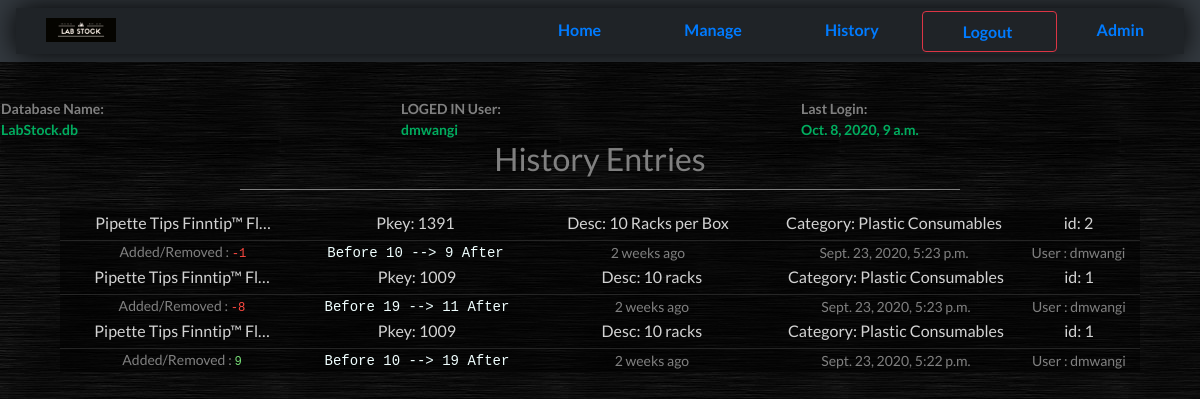
The app's page /history (signed in) with its own data.
### stock/models.py (models this page shows, shortened)
class HistConf(models.Model):
	item = models.ForeignKey(Product, on_delete=models.CASCADE)
	actual= models.PositiveSmallIntegerField()
	transition = models.IntegerField()
	total = models.PositiveSmallIntegerField()
	user = models.CharField(max_length=50)
	time = models.DateTimeField()

class Product(models.Model):
	category = models.ForeignKey(Category, on_delete=models.CASCADE)
	name = models.CharField(max_length=50, unique=True)
	brand = models.CharField(max_length=50)
	Catalog_No = models.CharField(max_length=100, blank=True)
	description = models.TextField(max_length=400)
	pkey = models.PositiveSmallIntegerField(unique=True, blank=True, help_text="Unique Product Key or Catalogue number. Current P.Key is unique")
	quantity = models.PositiveSmallIntegerField(help_text="Initial quantity value. Do no try to create a produt that already exists.")
	price = models.DecimalField(max_digits=8, decimal_places=2, help_text= " ex: $ 127.99 * Just type numbers")

class Category(models.Model):
	name = models.CharField(max_length=50, unique=True)
	description = models.TextField(max_length=400)
	def __str__(self):
		return self.name

### stock/views.py (the view)
# urls.py: path('history', views.history, name='history'),
def history(request):
	context ={'history':HistConf.objects.all()[::-1]}
	return render(request, 'stock_history.html', context)

### templates/stock_history.html (shortened to what this page needs)
{% extends 'base.html' %}
{% load static %}
{% load humanize %}
{% block title %}
	<link rel="stylesheet" href="{% static 'history.css' %}">
{% endblock %}
{% block content %}
<h2 class="title">History Entries</h2>
<div class="histdiv">
		{% for hist in history %}
		<table>
			<tr class="item">
				<td> {{hist.item.name|truncatechars:25}} </td>
				<td style="width: 15%;"> Pkey: {{hist.item.pkey}} </td>
				<td> Desc: {{hist.item.description|truncatechars:18}} </td>
				<td> Category: {{hist.item.category}}</td>
				<td style="width: 10%;"> id: {{hist.item.id}}</td>
			</tr>
			<tr class="his">
				<td>Added/Removed :
				{% if hist.transition > 0 %}
					 <pre style="color: #77DD77; display: inline;">{{hist.transition}}</pre>
				{% else %}
					<pre style="color: #FF4941; display: inline;">{{hist.transition}}</pre>
				{% endif %}
				</td>
				<td><pre style="color: azure; display: inline; font-size: 14px;">Before {{hist.actual}} --> {{hist.total}} After</pre></td>
				<td>{{hist.time|naturaltime}}</td>
				<td>{{hist.time}}</td>
				<td>User : {{hist.user}}</td>
			</tr>
		{% empty %}
		<tr><td>No entries in database</td></tr>
		</table>
		{% endfor %}
</div>
{% endblock %}

### templates/base.html (shortened to what this page needs)
{% load static %}
<!DOCTYPE html>
<html>
<head>
	<link rel="stylesheet" href="{% static 'base.css' %}">
<link rel="stylesheet" href="https://stackpath.bootstrapcdn.com/bootstrap/4.5.2/css/bootstrap.min.css">
	{% block title %}
	{% endblock %}
</head>
	<body style="font-family: 'Lato', sans-serif;">
			<nav class="navbar navbar-dark bg-dark top-bar">
				<ul class='title-area'>
					<li class='home'> <a href="{% url 'index' %}"> Home </a></li>
					<li class='manage'><a href="{% url 'manage' %}"> Manage </a></li>
					<li class='history'><a href="{% url 'history' %}"> History </a></li>
					{% if user.is_authenticated %}
					<li class='btn btn-outline-danger user'><a href="{% url 'logout' %}"> Logout </a></li>
					{% endif %}
					{% if user.is_superuser %}
					<li class='user'><a href="{% url 'admin:index' %}"> Admin </a></li>
					{% endif %}
				</ul>
			</nav>
		<table class='cols'>
			<tr>
				<th> Database Name: <div id="greenfont"> LabStock.db </div></th>
				<th> LOGED IN User: <div id="greenfont"> {{request.user}} </div></th>
				<th> Last Login: <div id="greenfont"> {{request.user.last_login}} </div></th>
			</tr>
		</table>
		{% block content %}
		{% endblock %}
	</body>
</html>

### static/base.css (style rules this page uses)
body { background-image: url("background_texture.jpg"); margin: 0px; font-family: 'Lato', sans-serif; }
.head_table, .cols, .body, .foot, .items, .fname, ul { background-color: rgb(34, 34, 34); width: 95%; padding-left: 10px; margin-left: 30px; border: 1px gray solid; border-radius: 5px; color: gray; font-size: 14px; font-family: 'Lato', sans-serif; padding: 4px 10px; padding-left: 30px; text-align: left; text-decoration: none; }
.top-bar ul { background: url("icon.png") 30px 10px ; background-repeat: no-repeat; background-size: 70px; list-style-type: none; margin: 0; padding: 10px 0px; width: 100%; text-align: right; border: 0px; border-radius: 0px; background-color: rgba(0, 0, 0, 0.4); box-shadow: 0 0 30px 0 black; }
#greenfont { color: #00AD5F; }
.top-bar li, a { display: inline; color: gray; padding: 10px 20px; padding-top: 10px; text-align: center; text-decoration: none; font-size: 16px; font-weight: bold; transition: 0.3s; }
.cols { margin-top: 35px; margin-left: 0px; background-color: rgba(0,0,0, 0.3); box-shadow: 0 20px 20px 0 rgba(0,0,0, 0.3), 0 0 20px 0 rgba(0,0,0, 0.3) ; border:0px; padding-left: 10%; width: 100%; }
.cols th { text-align: left; border-radius: 5px; padding-bottom: 0px; width: 33%; }

### static/history.css (style rules this page uses)
.title { text-align: center; color: gray; width: 60%; border-bottom: 1px solid gray; margin: auto; padding-bottom: 10px; margin-bottom: 20px; }
table { color: gray; text-align: center; margin: auto; padding: 10px 10px; background-color: rgba(0, 0, 0, 0.5); margin: 0px auto; padding: 10px 20px; width: 90%; }
tr.item td { border-bottom: 1px solid rgba(50,50,50,0.7); color: lightgray; font-size: 16px; padding-bottom: 5px; width: 20%; }
tr.his td { padding: 0px 10px; font-size: 14px; }

### records on screen
HistConf: item.name "Pipette Tips Finntip™ Fl…", item.pkey "1391", item.description "10 Racks per Box", item.category "Plastic Consumables", item.id "2", transition "-1", actual "10", total "9", time "2 weeks ago", time "Sept. 23, 2020, 5:23 p.m.", user "dmwangi"
HistConf: item.name "Pipette Tips Finntip™ Fl…", item.pkey "1009", item.description "10 racks", item.category "Plastic Consumables", item.id "1", transition "-8", actual "19", total "11", time "2 weeks ago", time "Sept. 23, 2020, 5:23 p.m.", user "dmwangi"
HistConf: item.name "Pipette Tips Finntip™ Fl…", item.pkey "1009", item.description "10 racks", item.category "Plastic Consumables", item.id "1", transition "9", actual "10", total "19", time "2 weeks ago", time "Sept. 23, 2020, 5:22 p.m.", user "dmwangi"

### other values on screen
{{ request.user }} "dmwangi"
{{ request.user.last_login }} "Oct. 8, 2020, 9 a.m."
